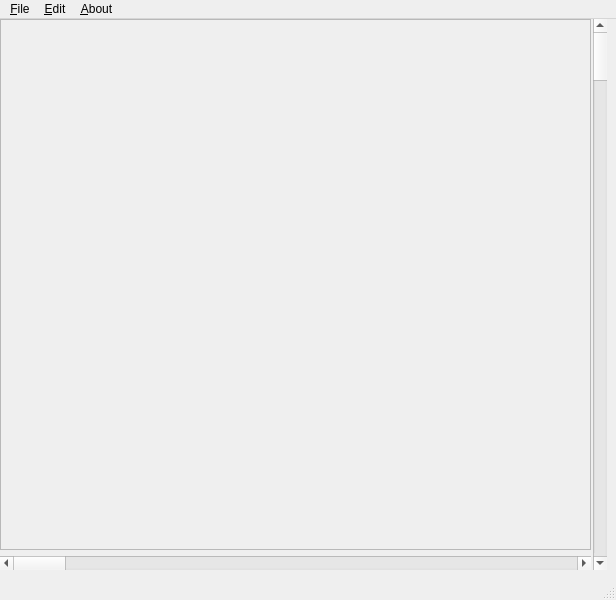
<?xml version="1.0" encoding="UTF-8"?>
<ui version="4.0">
 <class>MainWindow</class>
 <widget class="QMainWindow" name="MainWindow">
  <property name="geometry">
   <rect>
    <x>0</x>
    <y>0</y>
    <width>616</width>
    <height>600</height>
   </rect>
  </property>
  <property name="windowTitle">
   <string>MainWindow</string>
  </property>
  <widget class="QWidget" name="centralwidget">
   <widget class="QWidget" name="verticalLayoutWidget">
    <property name="geometry">
     <rect>
      <x>0</x>
      <y>0</y>
      <width>591</width>
      <height>551</height>
     </rect>
    </property>
    <layout class="QVBoxLayout" name="verticalLayout">
     <item>
      <widget class="QScrollArea" name="scrollArea">
       <property name="widgetResizable">
        <bool>true</bool>
       </property>
       <widget class="QWidget" name="widget">
        <property name="geometry">
         <rect>
          <x>0</x>
          <y>0</y>
          <width>587</width>
          <height>527</height>
         </rect>
        </property>
       </widget>
      </widget>
     </item>
     <item>
      <widget class="QScrollBar" name="horizontalScrollBar">
       <property name="orientation">
        <enum>Qt::Horizontal</enum>
       </property>
      </widget>
     </item>
    </layout>
   </widget>
   <widget class="QWidget" name="horizontalLayoutWidget">
    <property name="geometry">
     <rect>
      <x>590</x>
      <y>0</y>
      <width>21</width>
      <height>551</height>
     </rect>
    </property>
    <layout class="QHBoxLayout" name="horizontalLayout">
     <item>
      <widget class="QScrollBar" name="verticalScrollBar">
       <property name="orientation">
        <enum>Qt::Vertical</enum>
       </property>
      </widget>
     </item>
    </layout>
   </widget>
  </widget>
  <widget class="QMenuBar" name="menubar">
   <property name="geometry">
    <rect>
     <x>0</x>
     <y>0</y>
     <width>616</width>
     <height>22</height>
    </rect>
   </property>
   <widget class="QMenu" name="menu_File">
    <property name="title">
     <string>&amp;File</string>
    </property>
    <addaction name="separator"/>
    <addaction name="actionImport_Image_Sequnence"/>
    <addaction name="separator"/>
    <addaction name="actionExit"/>
   </widget>
   <widget class="QMenu" name="menu_Edit">
    <property name="title">
     <string>&amp;Edit</string>
    </property>
    <addaction name="actionReset"/>
   </widget>
   <widget class="QMenu" name="menu_About">
    <property name="title">
     <string>&amp;About</string>
    </property>
   </widget>
   <addaction name="menu_File"/>
   <addaction name="menu_Edit"/>
   <addaction name="menu_About"/>
  </widget>
  <widget class="QStatusBar" name="statusbar"/>
  <action name="actionImport_Image_Sequnence">
   <property name="text">
    <string>Import Image Sequnence</string>
   </property>
  </action>
  <action name="actionReset">
   <property name="text">
    <string>Reset</string>
   </property>
  </action>
  <action name="actionExit">
   <property name="text">
    <string>Exit</string>
   </property>
  </action>
 </widget>
 <resources/>
 <connections/>
</ui>
